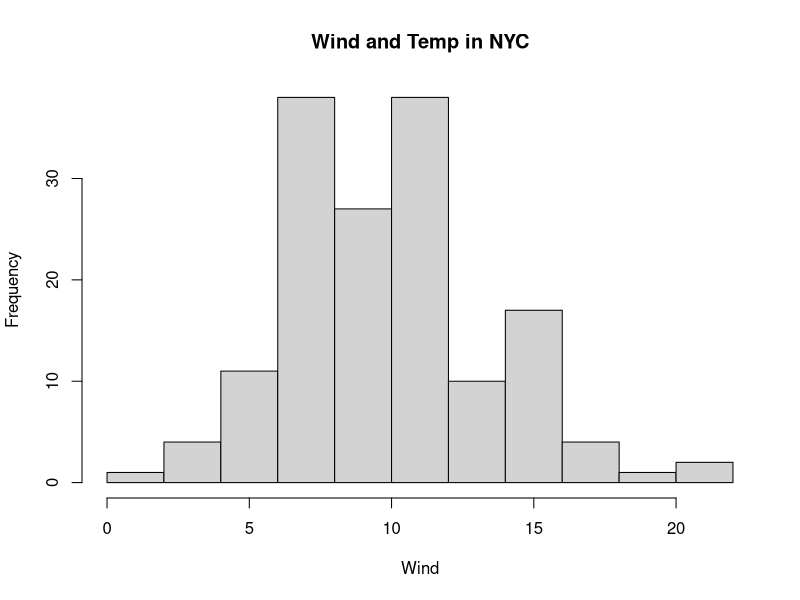
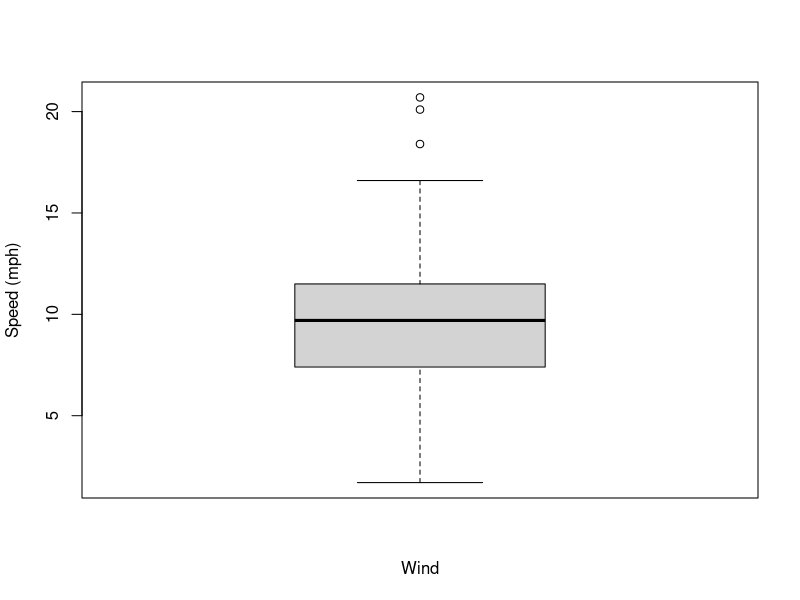
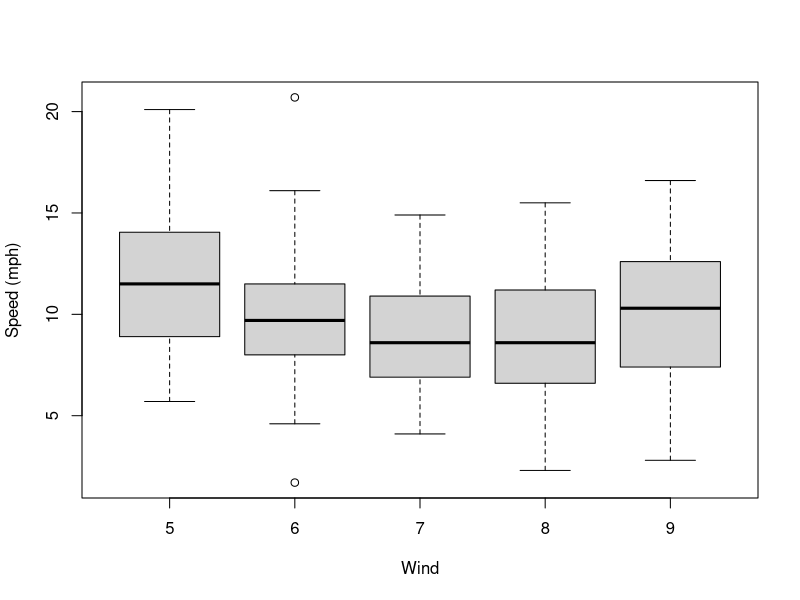
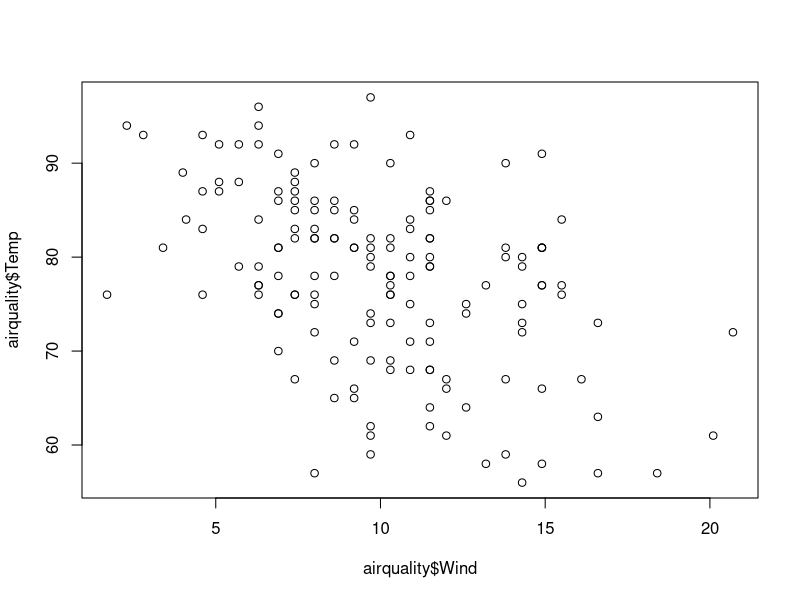
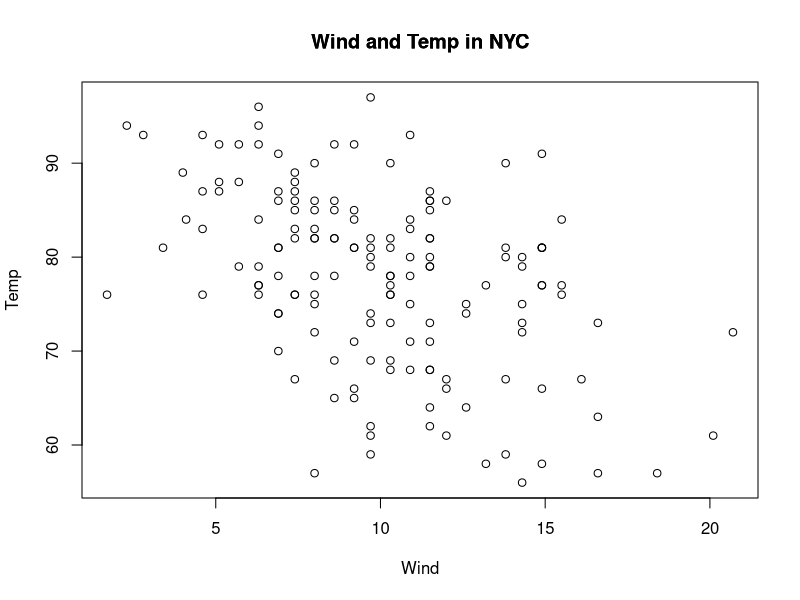
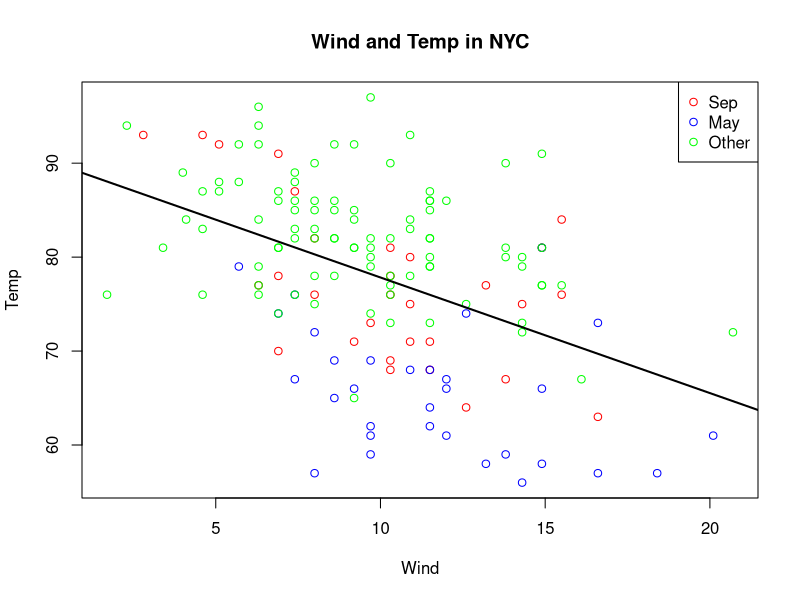
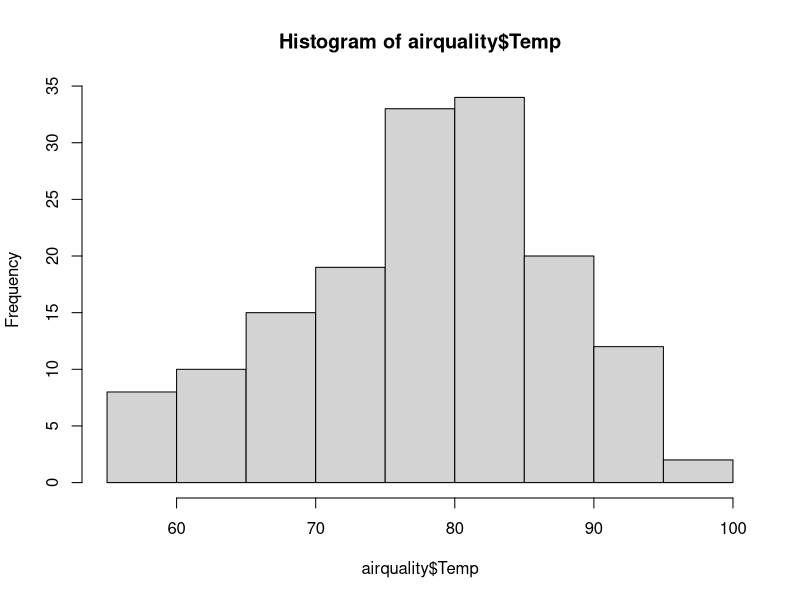
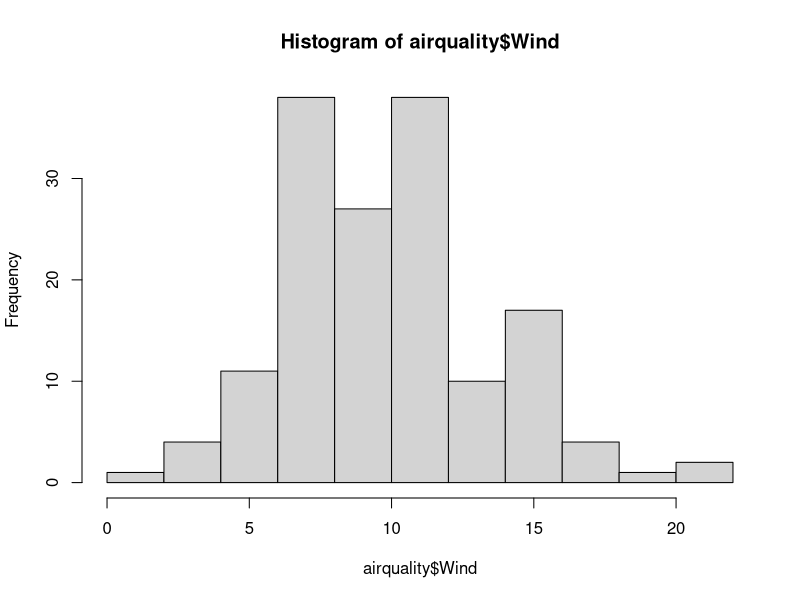

Reproduce these figures in R, in order.
# 基本绘图系统（Base Plotting System）

# -------------------------------------------------------------------------------------------- #
# 柱状图 hist
# 查看风速的hist
# xlab = x轴坐标的label
hist(airquality$Wind, xlab = "Wind", main = "Wind and Temp in NYC")

# -------------------------------------------------------------------------------------------- #
# 箱图 boxplot
# ylab = y轴坐标的label
boxplot(airquality$Wind, xlab = "Wind", ylab = "Speed (mph)")
# 利用箱图表示一个数值变量，一个分类边变量
# 看不同月份（分类变量）的风速（数值变量）
boxplot(Wind~Month, airquality, xlab = "Wind", ylab = "Speed (mph)")

# -------------------------------------------------------------------------------------------- #
# 利用plot()画散点图
plot(airquality$Wind, airquality$Temp)

# -------------------------------------------------------------------------------------------- #
# with()
# plot()在函数with()内，他的数据集是airquality
# 因此知道Wind、Temp是数据集airquality的两个变量
# 参数main = 设置视图的标题
# with()函数会根据plot()里面的参数自动设置x，y轴的label
with(airquality, plot(Wind, Temp, main = "Wind and Temp in NYC"))
# title()：设置视图的标题
title(main = "Wind and Temp in NYC")

# 按月份画点
# 参数type = "n"，只绘出x，y轴坐标信息
with(airquality, plot(Wind, Temp, main = "Wind and Temp in NYC", type = "n"))
# 绘出9月份的温度和风速的散点图
# 执行此行代码时，要先执行第32行代码，绘制出空白视图
# 否则会报 
# Error in plot.xy(xy.coords(x, y), type = type, ...) :plot.new has not been called yet 错误
with(subset(airquality, Month == 9), points(Wind, Temp, col = "red"))
with(subset(airquality, Month == 5), points(Wind, Temp, col = "blue"))
# 绘制多个月份的数据
# %in% 变量的取值在该变量的取值范围内，将其统一获取出来
with(subset(airquality, Month %in% c(6, 7, 8)), points(Wind, Temp, col = "green"))
# 添加回归线，拟合当前的数据
# 拟合模型
# lm()：用于拟合线性模型的函数
# lm(因变量y ~ 自变量x, 数据集)
fit <- lm(Temp ~ Wind, airquality)
# abline()：将获取到的回归线添加到视图中 
# lwd = 线的宽度
abline(fit, lwd = 2)
# 添加图例说明信息
# legend()：添加图例说明信息
# legend(位置, 保持圆点的颜色一致，颜色，图例说明)
legend("topright", pch = 1, col = c("red", "blue", "green"), legend = c("Sep", 'May', "Other"))

# -------------------------------------------------------------------------------------------- #
# 全局参数 par()
par("bg") # background color defalut is white
par("col") # default is black
par("mar") # bottom, left, top, right
par("mfrow") # default is 1row 1col 
par("mfcol") # default is 1row 1col

# 设置画板为1行2列
par(mfrow = c(1, 1))
hist(airquality$Temp)
hist(airquality$Wind)
# 若想恢复原来的1行1列
# 要在画图前设置全局参数
par(mfrow = c(1, 1))
boxplot(Ozone ~ Month, airquality, xlab = "Month", ylab = "Ozne", main = "Ozone in NYC")

